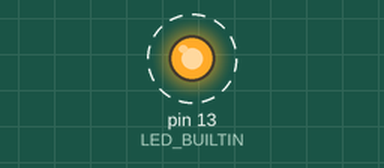
Simulated run of this sketch. Board: Arduino Uno, built with avr-gcc and run on an emulated ATmega328P. Shown: output pins drawn as LEDs (lit = HIGH). Dashed ring = blinking.

Above: at 0.5 s.
Timing chart, 0 to 4.6 s (numbered marks = the images above):
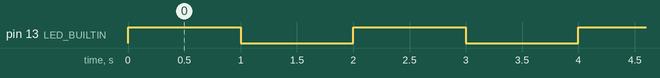

Measured:
- by itself, pin 13 (LED_BUILTIN): alternates HIGH for 1.0 s and LOW for 1.0 s

The sketch:

sketch_oct27a.ino
```cpp
#include <AFMotor.h>

//AF_DCMotor motor1(1, MOTOR12_1KHZ);

void setup() {
  Serial.begin(9600);
  pinMode(LED_BUILTIN, OUTPUT);
}

void loop() {
  //motor1.setSpeed(255);
  //motor1.run(FORWARD);
  //Serial.print("lalala");

  digitalWrite(LED_BUILTIN, HIGH);   // turn the LED on (HIGH is the voltage level)
  delay(1000);                       // wait for a second
  digitalWrite(LED_BUILTIN, LOW);    // turn the LED off by making the voltage LOW
  delay(1000);
}
```
